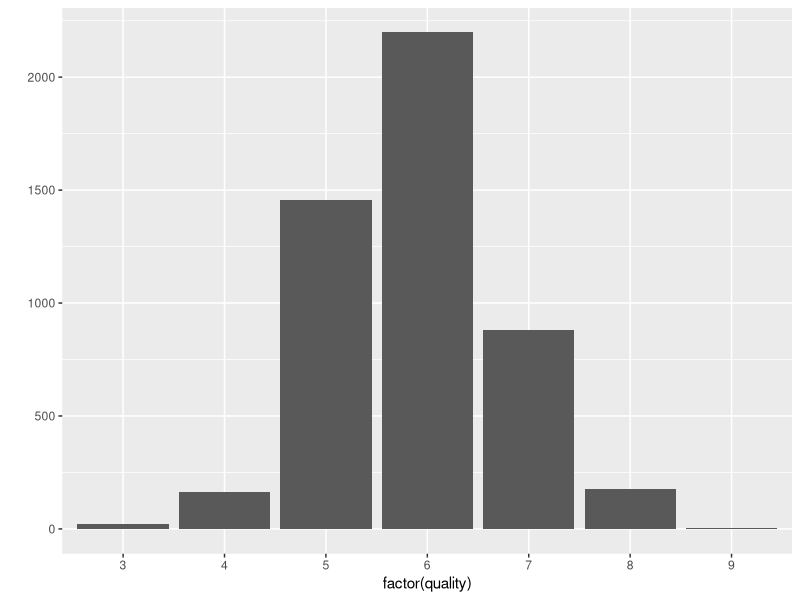
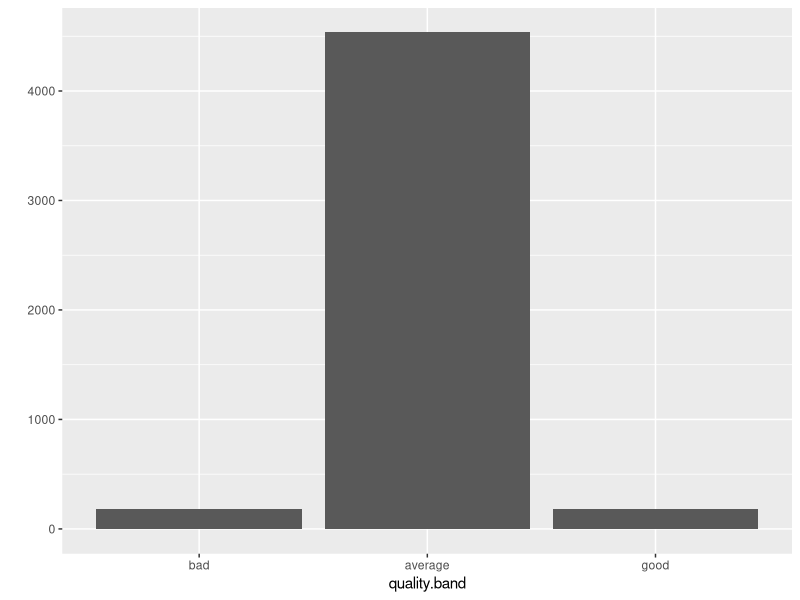
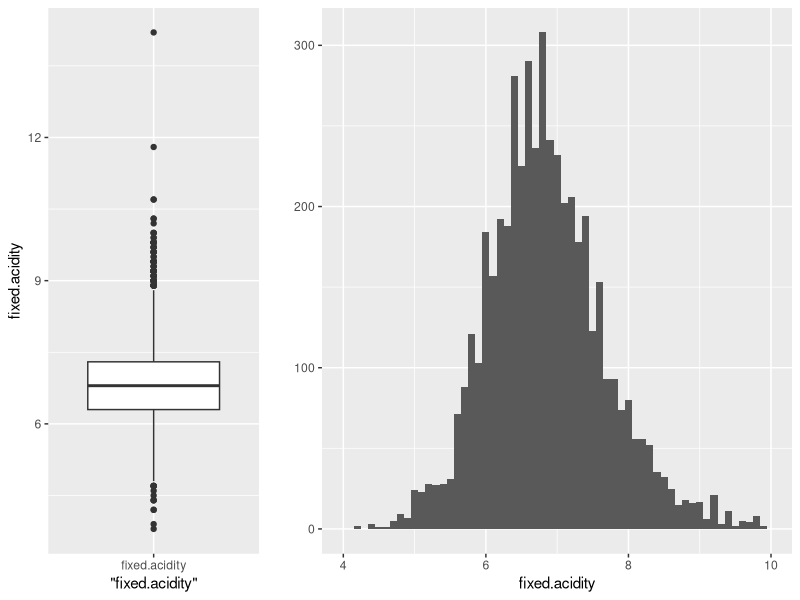
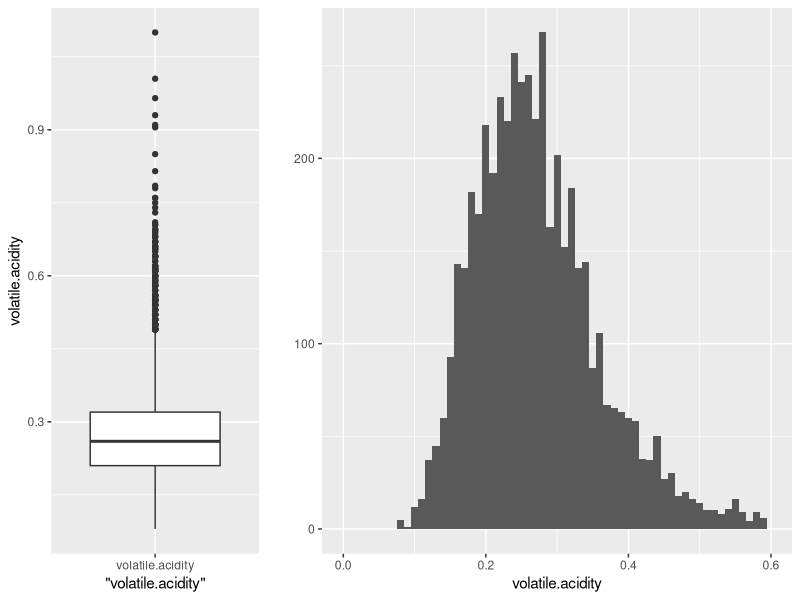
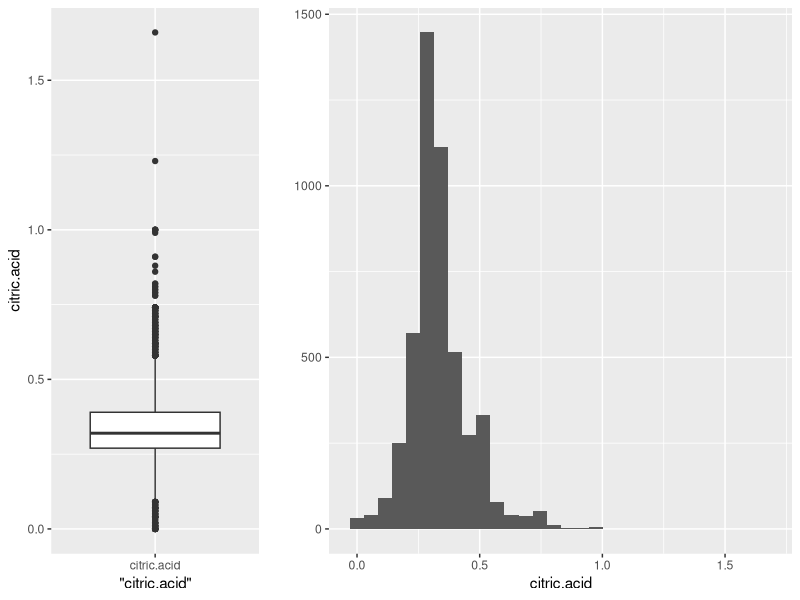
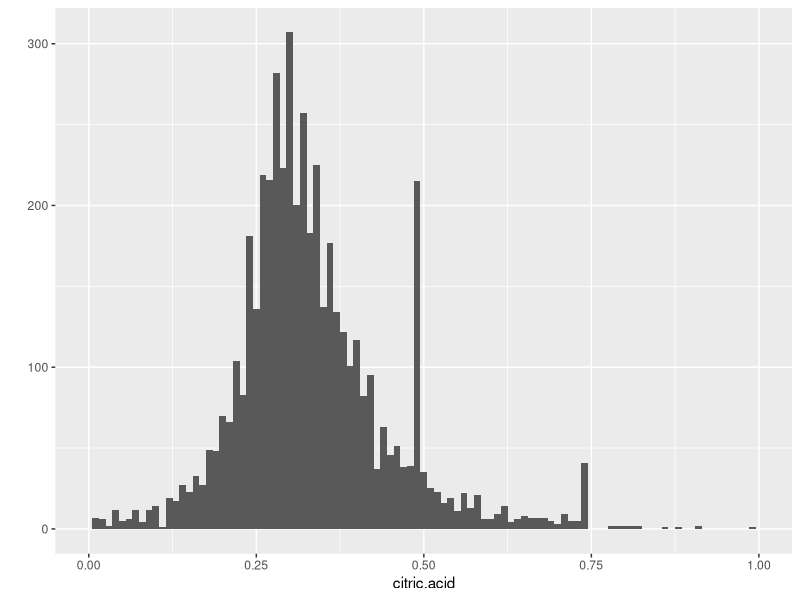
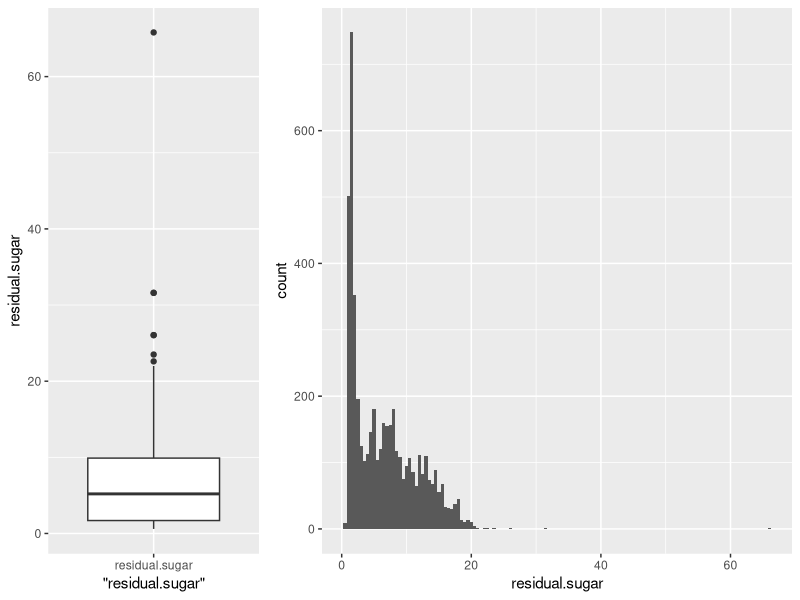
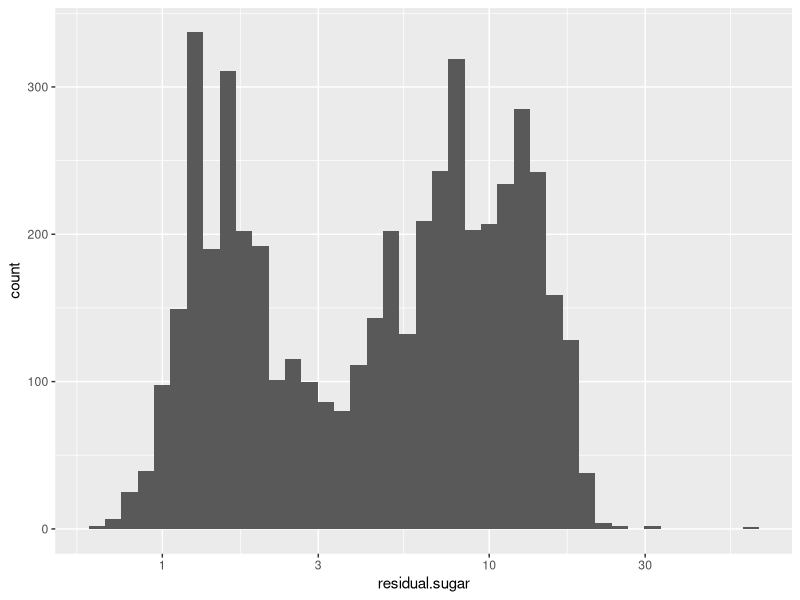

Here is the R script that generated these plots, in order:
## ---- chunk 1
# Load all of the packages that you end up using
# in your analysis in this code chunk.

# Notice that the parameter "echo" was set to FALSE for this code chunk.
# This prevents the code from displaying in the knitted HTML output.
# You should set echo=FALSE for all code chunks in your file.
library(ggplot2)
library(gridExtra)
library(GGally)
library(grid)
## ---- chunk 2
# Load the Data
setwd('/Users/Helen/jobs/Udacity/Data Analyst/Data Analysis with R/final')
white_wine <- read.csv("wineQualityWhites.csv")
## ---- chunk 3
dim(white_wine) 
str(white_wine)
summary(white_wine)
## ---- chunk 4
white_wine$bound.sulfur.dioxide = white_wine$total.sulfur.dioxide - white_wine$free.sulfur.dioxide
## ---- chunk 5
white_wine$quality.band <- ifelse(white_wine$quality < 5, 'bad', ifelse(
  white_wine$quality < 8, 'average', 'good'))
white_wine$quality.band <- ordered(white_wine$quality.band,
                     levels = c('bad', 'average', 'good'))
## ---- chunk 6
qplot(x=factor(quality), data=white_wine)

summary(white_wine$quality)
## ---- chunk 7
qplot(x=quality.band, data=white_wine)

summary(white_wine$quality.band)
## ---- chunk 8
box_fixed.acidity <- qplot(data=white_wine,x="fixed.acidity",y=fixed.acidity,
               geom="boxplot")

plot_fixed.acidity <- qplot(x=fixed.acidity, data=white_wine,binwidth=0.1) + 
  scale_x_continuous(limits=c(4,10))

grid.arrange(box_fixed.acidity,plot_fixed.acidity, ncol = 2, widths=1:2)
summary(white_wine$fixed.acidity)
## ---- chunk 9
box_1 <- qplot(data=white_wine,x="volatile.acidity",y=volatile.acidity,
               geom="boxplot")

plot_volatile.acidity <- qplot(x=volatile.acidity, 
                               data=white_wine,binwidth=0.01) + 
  scale_x_continuous(limits=c(0,0.6))

grid.arrange(box_1, plot_volatile.acidity,ncol = 2,  widths=1:2)
summary(white_wine$volatile.acidity)
## ---- chunk 10
box_1 <- qplot(data=white_wine,x="citric.acid",y=citric.acid,
               geom="boxplot")
citric_acid_1 = qplot(x=citric.acid, data=white_wine)
grid.arrange(box_1,citric_acid_1,ncol = 2, widths=1:2) 
summary(white_wine$citric.acid)
## ---- chunk 11
qplot(x=citric.acid, data=white_wine,binwidth=0.01) + scale_x_continuous(limits=c(0,1))
summary(white_wine$citric.acid)
## ---- chunk 12
p0 <- qplot(data=white_wine,x="residual.sugar",y=residual.sugar,
               geom="boxplot")
p1 <- ggplot(white_wine, aes(residual.sugar)) + 
  geom_histogram(binwidth=0.5)
grid.arrange(p0, p1,ncol = 2, widths=1:2) 
## ---- chunk 13
ggplot(white_wine, aes(residual.sugar)) + 
  geom_histogram(binwidth=0.05) + 
  scale_x_log10()
summary(white_wine$residual.sugar)
## ---- chunk 14
p0 <- qplot(data=white_wine,x="chlorides",y=chlorides,
               geom="boxplot")
p1 <- ggplot(white_wine, aes(chlorides)) +
  geom_histogram(binwidth=0.002) + scale_x_continuous(limits=c(0,0.1))
grid.arrange(p0, p1,ncol = 2, widths=1:2) 
summary(white_wine$chlorides)
## ---- chunk 15
p0 <- qplot(data=white_wine,x="free.sulfur.dioxide",y=free.sulfur.dioxide,
               geom="boxplot")
p1 <- qplot(x=free.sulfur.dioxide, data=white_wine,binwidth=1) + 
  scale_x_continuous(limits=c(0,100))
grid.arrange(p0, p1,ncol = 2, widths=1:2) 
summary(white_wine$free.sulfur.dioxide)
## ---- chunk 16
p0 <- qplot(data=white_wine,x="total.sulfur.dioxide",y=total.sulfur.dioxide,
               geom="boxplot")
p1 <- qplot(x=total.sulfur.dioxide, data=white_wine,binwidth=10) +
  scale_x_continuous(limits=c(0,300))
grid.arrange(p0, p1,ncol = 2, widths=1:2) 
summary(white_wine$total.sulfur.dioxide)
## ---- chunk 17
p0 <- qplot(data=white_wine,x="bound.sulfur.dioxide",y=bound.sulfur.dioxide,
               geom="boxplot")
p1 <- qplot(x=bound.sulfur.dioxide, data=white_wine,binwidth=5) +
  scale_x_continuous(limits=c(0,300))
grid.arrange(p0, p1,ncol = 2, widths=1:2) 
summary(white_wine$bound.sulfur.dioxide)
## ---- chunk 18
p0 <- qplot(data=white_wine,x="density",y=density,
               geom="boxplot")
p1 <- qplot(x=density, data=white_wine,binwidth=0.0005)+
  scale_x_continuous(limits=c(0.985,1.01))
grid.arrange(p0, p1,ncol = 2, widths=1:2) 
summary(white_wine$density)
## ---- chunk 19
p0 <- qplot(data=white_wine,x="pH",y=pH,
               geom="boxplot")
p1 <- qplot(x=pH, data=white_wine,binwidth=0.01)
grid.arrange(p0, p1,ncol = 2, widths=1:2)
summary(white_wine$pH)
## ---- chunk 20
p0 <- qplot(data=white_wine,x="sulphates",y=sulphates,
               geom="boxplot")
p1 <- qplot(x=sulphates, data=white_wine,binwidth=0.01)
grid.arrange(p0, p1,ncol = 2, widths=1:2)
summary(white_wine$sulphates)
## ---- chunk 21
p0 <- qplot(data=white_wine,x="alcohol",y=alcohol,
               geom="boxplot")
p1 <- qplot(x=alcohol, data=white_wine,binwidth=0.05)
grid.arrange(p0, p1,ncol = 2, widths=1:2)
summary(white_wine$alcohol)
## ---- chunk 22
plot_wine <- white_wine[2:14]
#round(cor(plot_wine),3)
#ggcorr(plot_wine,nbreaks = 8, label = TRUE)
ggcorr(plot_wine, geom = "blank", label = TRUE, hjust = 0.75) +
  geom_point(size = 10, aes(color = coefficient > 0, 
                            alpha = abs(coefficient) > 0.29)) +
  scale_alpha_manual(values = c("TRUE" = 0.25, "FALSE" = 0)) +
  guides(color = FALSE, alpha = FALSE)
## ---- chunk 23
#ggpairs(plot_wine,
#       lower = list(continuous = wrap("points",shape=I('.'))),
#       upper = list(combo = wrap("box", outlier.shape = I('.'))))

## ---- chunk 24
get_combined_plots_with_quality <- function(feature,jitter,label,min_val,
                                            max_val) {
  p1 <- ggplot(white_wine, aes(factor(quality),feature)) + geom_boxplot()+
    ylab(label)
  p2 <- ggplot(white_wine, aes(quality.band,feature)) + geom_boxplot()+
    ylab(label)
  p3 <- ggplot(aes(x=feature, y=quality),data=white_wine) + 
    geom_jitter(alpha=jitter) + geom_smooth(size=1,se=FALSE,method="lm") +
    xlab(label)
  if(!missing(min_val) & !missing(max_val)){
    p3 <- p3 + scale_x_continuous(limits=c(min_val, max_val))
  }
  grid.arrange(arrangeGrob(p1, p2, ncol=2), p3,ncol=2)
}
get_combined_plots_with_quality(white_wine$alcohol,0.2,"alcohol")
## ---- chunk 25
round(cor(white_wine$alcohol, white_wine$quality),3)
## ---- chunk 26
get_combined_plots_with_quality(white_wine$pH,0.2,"pH")
## ---- chunk 27
round(cor(white_wine$pH, white_wine$quality),3)
## ---- chunk 28
get_combined_plots_with_quality(white_wine$volatile.acidity,0.2,
                                "volatile.acidity")
## ---- chunk 29
round(cor(white_wine$volatile.acidity, white_wine$quality),3)
## ---- chunk 30
get_combined_plots_with_quality(white_wine$density,0.1,"density",0.985,1.005)
## ---- chunk 31
round(cor(white_wine$density, white_wine$quality),3)
## ---- chunk 32
get_combined_plots_with_quality(white_wine$chlorides,0.1,"chlorides",0,0.1)
## ---- chunk 33
round(cor(white_wine$chlorides, white_wine$quality),3)
## ---- chunk 34
get_combined_plots_with_quality(white_wine$residual.sugar,0.1,
                                "residual.sugar",0,25)
## ---- chunk 35
round(cor(white_wine$residual.sugar, white_wine$quality),3)
## ---- chunk 36
get_combined_plots_with_quality(white_wine$total.sulfur.dioxide,0.1,
                                "total.sulfur.dioxide",0,300)
## ---- chunk 37
round(cor(white_wine$total.sulfur.dioxide, white_wine$quality),3)
## ---- chunk 38
get_combined_plots_with_quality(white_wine$bound.sulfur.dioxide,0.1,
                                "bound.sulfur.dioxide",0,200)
## ---- chunk 39
round(cor(white_wine$bound.sulfur.dioxide, white_wine$quality),3)
## ---- chunk 40
p7 <- ggplot(aes(x=log10(bound.sulfur.dioxide), y=quality),
             data=white_wine) + geom_jitter(alpha=0.1) + 
  geom_smooth(se=FALSE, method="lm")

p8 <- ggplot(aes(x=log10(total.sulfur.dioxide),y=quality),
             data=white_wine) + geom_jitter(alpha=0.1) + 
  geom_smooth(se=FALSE,method="lm")

grid.arrange(p7,p8,ncol=1)
## ---- chunk 41
p1<-ggplot(aes(x=density, y=alcohol),data=white_wine) + 
  geom_jitter(alpha=0.1) + geom_smooth(se=FALSE) +
  scale_x_continuous(limits=c(0.985,1.01))

p2<-ggplot(aes(x=residual.sugar, y=alcohol),data=white_wine) + 
  geom_jitter(alpha=0.1) + geom_smooth(se=FALSE) +
  scale_x_continuous(limits=c(0,20))

grid.arrange(p1,p2,ncol=2)

print(paste("Correlation value of alcohol & density:",
            round(cor(white_wine$density, white_wine$alcohol),3)))
print(paste("Correlation value of alcohol & residual.sugar:",
            round(cor(white_wine$residual.sugar, white_wine$alcohol),3)))
## ---- chunk 42
p1<-ggplot(aes(x=chlorides, y=alcohol),data=white_wine) +  
  geom_jitter(alpha=0.1)+ geom_smooth(se=FALSE) +
  scale_x_continuous(limits=c(0,0.15))

p2<-ggplot(aes(x=free.sulfur.dioxide, y=alcohol),data=white_wine) +  
  geom_jitter(alpha=0.1)+ geom_smooth(se=FALSE) +
  scale_x_continuous(limits=c(0,100))

p3<-ggplot(aes(x=bound.sulfur.dioxide, y=alcohol),data=white_wine) +  
  geom_jitter(alpha=0.1)+ geom_smooth(se=FALSE) +
  scale_x_continuous(limits=c(0,200))

p4<-ggplot(aes(x=total.sulfur.dioxide, y=alcohol),data=white_wine) +  
  geom_jitter(alpha=0.1) + geom_smooth(se=FALSE) +
  scale_x_continuous(limits=c(0,300))

grid.arrange(p1,p2,p3,p4,ncol=2)
## ---- chunk 43
print(paste("Correlation value of alcohol & chlorides:",
            round(cor(white_wine$chlorides, white_wine$alcohol),3)))
print(paste("Correlation value of alcohol & free.sulfur.dioxide:",
            round(cor(white_wine$free.sulfur.dioxide, white_wine$alcohol),3)))
print(paste("Correlation value of alcohol & bound.sulfur.dioxide:",
            round(cor(white_wine$bound.sulfur.dioxide, white_wine$alcohol),3)))
print(paste("Correlation value of alcohol & total.sulfur.dioxide:",
            round(cor(white_wine$total.sulfur.dioxide, white_wine$alcohol),3)))

## ---- chunk 44
ggplot(aes(x=fixed.acidity, y=pH),data=white_wine) +  
  geom_jitter(alpha=0.1) + geom_smooth(se=FALSE)
## ---- chunk 45
p1 <- ggplot(aes(x=citric.acid, y=pH),data=white_wine) +  
  geom_jitter(alpha=0.1)+ geom_smooth(se=FALSE) +
  scale_x_continuous(limits=c(0,1))

p2 <- ggplot(aes(x=volatile.acidity, y=pH),data=white_wine) +  
  geom_jitter(alpha=0.1)+ geom_smooth(se=FALSE)+
  scale_x_continuous(limits=c(0,0.9))

grid.arrange(p1,p2,ncol=2)
## ---- chunk 46
print(paste("Correlation value of pH & fixed.acidity:",
            round(cor(white_wine$fixed.acidity, white_wine$pH),3)))
print(paste("Correlation value of pH & citric.acid:",
            round(cor(white_wine$citric.acid, white_wine$pH),3)))
print(paste("Correlation value of pH & volatile.acidity:",
            round(cor(white_wine$volatile.acidity, white_wine$pH),3)))
## ---- chunk 47
p1<-ggplot(aes(x=fixed.acidity, y=density),data=white_wine) +  
  geom_jitter(alpha=0.1) + scale_x_continuous(limits=c(4.5, 10.5)) +
  geom_smooth(se=FALSE) + scale_y_continuous(limits=c(0.985, 1.01))

p2<-ggplot(aes(x=residual.sugar, y=density),data=white_wine) +  
  geom_jitter(alpha=0.1) + scale_x_continuous(limits=c(0, 20)) +
  geom_smooth(se=FALSE) + scale_y_continuous(limits=c(0.985, 1.01))

p3<-ggplot(aes(x=total.sulfur.dioxide, y=density),data=white_wine) +  
  geom_jitter(alpha=0.1) + scale_x_continuous(limits=c(0, 250)) +
  geom_smooth(se=FALSE) + scale_y_continuous(limits=c(0.985, 1.01))

p4<-ggplot(aes(x=alcohol, y=density),data=white_wine) +  
  geom_jitter(alpha=0.1) + geom_smooth(se=FALSE) + 
  scale_y_continuous(limits=c(0.985, 1.01))

grid.arrange(p1,p2,p3,p4,ncol=2)
## ---- chunk 48
print(paste("Correlation value of density & fixed.acidity:",
            round(cor(white_wine$fixed.acidity, white_wine$density),3)))
print(paste("Correlation value of density & residual.sugar:",
            round(cor(white_wine$residual.sugar, white_wine$density),3)))
print(paste("Correlation value of density & total.sulfur.dioxide:",
            round(cor(white_wine$total.sulfur.dioxide, white_wine$density),3)))
print(paste("Correlation value of density & alcohol:",
            round(cor(white_wine$alcohol, white_wine$density),3)))
## ---- chunk 49
p1<- ggplot(aes(x=residual.sugar, y=total.sulfur.dioxide),
            data=white_wine) + geom_jitter(alpha=0.1) +
  scale_x_continuous(limits=c(0,20)) + geom_smooth(se=FALSE) +
  scale_y_continuous(limits=c(0,300))
p2<- ggplot(aes(x=chlorides, y=total.sulfur.dioxide),
            data=white_wine) + geom_jitter(alpha=0.1) + 
  geom_smooth(se=FALSE) + scale_x_continuous(limits=c(0,0.1))+
  scale_y_continuous(limits=c(0,300))
p3<- ggplot(aes(x=bound.sulfur.dioxide, y=total.sulfur.dioxide),
            data=white_wine) + 
  geom_jitter(alpha=0.1) + geom_smooth(se=FALSE)+
  scale_y_continuous(limits=c(0,300)) +
  scale_x_continuous(limits=c(0,250))
p4<- ggplot(aes(x=free.sulfur.dioxide, y=total.sulfur.dioxide),
            data=white_wine) + 
  geom_jitter(alpha=0.1) + geom_smooth(se=FALSE) +
  scale_y_continuous(limits=c(0,300))+
  scale_x_continuous(limits=c(0,100))
grid.arrange(p1,p2,p3,p4,ncol=2)
## ---- chunk 50
print(paste("Correlation value of total.sulfur.dioxide & residual.sugar:",
            round(cor(white_wine$residual.sugar, 
                      white_wine$total.sulfur.dioxide),3)))
print(paste("Correlation value of total.sulfur.dioxide & chlorides:",
            round(cor(white_wine$chlorides, 
                      white_wine$total.sulfur.dioxide),3)))
print(paste("Correlation value of total.sulfur.dioxide & bound.sulfur.dioxide:",
            round(cor(white_wine$bound.sulfur.dioxide, 
                      white_wine$total.sulfur.dioxide),3)))
print(paste("Correlation value of total.sulfur.dioxide & free.sulfur.dioxide:",
            round(cor(white_wine$free.sulfur.dioxide, 
                      white_wine$total.sulfur.dioxide),3)))
## ---- chunk 51
p1<-ggplot(aes(x=fixed.acidity, y=citric.acid),data=white_wine) +  
  geom_jitter(alpha=0.2) + geom_smooth(se=FALSE)+
  scale_y_continuous(limits=c(0,1))+
  scale_x_continuous(limits=c(2.5,12))
p2<-ggplot(aes(x=volatile.acidity, y=citric.acid),data=white_wine) +  
  geom_jitter(alpha=0.2)  + geom_smooth(se=FALSE)+
  scale_y_continuous(limits=c(0,1))+
  scale_x_continuous(limits=c(0,0.9))
grid.arrange(p1,p2,ncol=2)
## ---- chunk 52
print(paste("Correlation value of fixed.acidity & citric.acid:",
            round(cor(white_wine$fixed.acidity, white_wine$citric.acid),3)))
print(paste("Correlation value of volatile.acidity & citric.acid:",
            round(cor(white_wine$volatile.acidity, white_wine$citric.acid),3)))
## ---- chunk 53
ggplot(aes(x=alcohol,y=chlorides,color=factor(quality)),data=white_wine) + 
  geom_jitter(alpha=0.5) + scale_y_continuous(limits=c(0,0.0875)) +
  geom_smooth(se=FALSE, method="lm",size=0.5) + scale_colour_brewer(palette = "Greens")
## ---- chunk 54
ggplot(aes(x=alcohol,y=chlorides,color=factor(quality)),
            data=subset(white_wine,quality.band!="average")) +
  geom_jitter(alpha=0.5) + scale_y_continuous(limits =c(0,0.0875)) +
  geom_smooth(se=FALSE, method="lm",size=1)
## ---- chunk 55
for (quality_score in c(3,4,5,6,7,8,9)){
  subset_wine = subset(white_wine,quality==quality_score)
  print(paste("Quality",quality_score,":",
              round(cor(subset_wine$chlorides, subset_wine$alcohol),3) ))
}
## ---- chunk 56
for (quality_band in c("bad","average","good")){
  subset_wine = subset(white_wine,quality.band==quality_band)
  print(paste("Quality Band",quality_band,":",
              round(cor(subset_wine$chlorides, subset_wine$alcohol),3) ))
}
## ---- chunk 57
p1 <- ggplot(aes(x=citric.acid,y=fixed.acidity,color=factor(quality)),
             data=white_wine) + geom_point(alpha=0.5,size=1)  + 
  scale_x_continuous(limits=c(0,0.9)) + 
  scale_y_continuous(limits=c(4,10)) +
  facet_wrap(~quality.band) + 
  geom_smooth(se=FALSE,method="lm",size=0.8)  + 
  scale_colour_brewer(palette = "Set1")

p2<- ggplot(aes(x=citric.acid,y=fixed.acidity,color=quality.band),
            data=subset(white_wine,quality.band!="average")) +
  geom_jitter(alpha=0.5) + scale_x_continuous(limits=c(0,1.0)) +
  geom_smooth(se=FALSE,method="lm",size=0.8) + 
  scale_colour_brewer(palette = "Set1")

grid.arrange(p1,p2,ncol=1)
## ---- chunk 58
for (quality_score in c(3,4,5,6,7,8,9)){
  subset_wine = subset(white_wine,quality==quality_score)
  print(paste("Quality",quality_score,":",
              round(cor(subset_wine$citric.acid, subset_wine$fixed.acidity),3)))
}
## ---- chunk 59
for (quality_band in c("bad","average","good")){
  subset_wine = subset(white_wine,quality.band==quality_band)
  print(paste("Quality Band",quality_band,":",
              round(cor(subset_wine$citric.acid, subset_wine$fixed.acidity),3)))
}
## ---- chunk 60
p1<- ggplot(aes(x=fixed.acidity,y=pH,color=quality.band),data=white_wine) + 
  geom_jitter(alpha=0.2) + geom_smooth(se=FALSE,method="lm",size=0.8)

p2<- ggplot(aes(x=fixed.acidity,y=pH,color=quality.band),
            data=subset(white_wine,quality.band!="average")) + 
  geom_jitter(alpha=0.5) + geom_smooth(se=FALSE,method="lm",size=0.8)

grid.arrange(p1,p2,ncol=1)
## ---- chunk 61
for (quality_score in c(3,4,5,6,7,8,9)){
  subset_wine = subset(white_wine,quality==quality_score)
  print(paste("Quality",quality_score,":",
              round(cor(subset_wine$pH, subset_wine$fixed.acidity),3) ))
}
## ---- chunk 62
for (quality_band in c("bad","average","good")){
  subset_wine = subset(white_wine,quality.band==quality_band)
  print(paste("Quality Band",quality_band,":",
              round(cor(subset_wine$pH, subset_wine$fixed.acidity),3) ))
}
## ---- chunk 63
ggplot(aes(x=bound.sulfur.dioxide,y=total.sulfur.dioxide,
               color=quality.band),data=white_wine) + 
  geom_point(alpha=0.5, size = 1) + 
  geom_smooth(method=lm,se=FALSE,size=0.5) +
  scale_x_continuous(limits=c(0,200))  + 
  scale_y_continuous(limits=c(0,300))
## ---- chunk 64
for (quality_band in c("bad","average","good")){
  subset_wine = subset(white_wine,quality.band==quality_band)
  print(paste("Quality Band",quality_band,":",
              round(cor(subset_wine$total.sulfur.dioxide,
                        subset_wine$bound.sulfur.dioxide),3) ))
}
## ---- chunk 65
ggplot(aes(x=free.sulfur.dioxide,y=total.sulfur.dioxide,
               color=quality.band),data=subset(white_wine,quality.band!="")) + 
  geom_point(alpha=0.5, size = 1) + 
  geom_smooth(method=lm,se=FALSE,size=0.5) +
  scale_x_continuous(limits=c(0,100))  + 
  scale_y_continuous(limits=c(0,300))
## ---- chunk 66
for (quality_band in c("bad","average","good")){
  subset_wine = subset(white_wine,quality.band==quality_band)
  print(paste("Quality Band",quality_band,":",
              round(cor(subset_wine$total.sulfur.dioxide,
                        subset_wine$free.sulfur.dioxide),3) ))
}
## ---- chunk 67
p1<-ggplot(aes(x=volatile.acidity,y=fixed.acidity,color=quality.band),
           data=white_wine) + 
  geom_point(alpha=0.5,size=1) + 
  scale_y_log10() + 
  scale_x_continuous(limits=c(0,0.8)) +
  geom_smooth(se=FALSE,method="lm",size=0.8)

p2<- ggplot(aes(x=volatile.acidity,y=fixed.acidity,color=quality.band),
            data=subset(white_wine,quality.band!="average")) +
  geom_jitter(alpha=0.5) + 
  geom_smooth(se=FALSE,method="lm",size=0.8)

grid.arrange(p1,p2,ncol=1)
## ---- chunk 68
for (quality_band in c("bad","average","good")){
  subset_wine = subset(white_wine,quality.band==quality_band)
  print(paste("Quality Band",quality_band,":",
              round(cor(subset_wine$fixed.acidity,
                        subset_wine$volatile.acidity),3) ))
}
## ---- chunk 69
p1<-ggplot(aes(x=density,y=residual.sugar,color=quality.band),data=white_wine)+ 
  geom_jitter(alpha=0.2) + scale_x_continuous(limits=c(0.985,1)) + 
  scale_y_log10() + geom_smooth(se=FALSE,method="lm",size=0.8)

p2<- ggplot(aes(x=density,y=residual.sugar,color=quality.band),
            data=subset(white_wine,quality.band!="average")) + 
  geom_jitter(alpha=0.5) + 
  geom_smooth(se=FALSE,method="lm",size=0.8)

grid.arrange(p1,p2,ncol=1)
## ---- chunk 70
for (quality_band in c("bad","average","good")){
  subset_wine = subset(white_wine,quality.band==quality_band)
  print(paste("Quality Band",quality_band,":",
              round(cor(subset_wine$residual.sugar,
                        subset_wine$density),3) ))
}
## ---- chunk 71
p1 <- ggplot(data = white_wine, aes(x = factor(quality), y = alcohol,
                                    fill = quality.band)) +
  geom_boxplot(show.legend = FALSE)  + xlab('Quality') + 
  ylab('Alcohol (% Volume)')

p2<-ggplot(data = white_wine, aes(x = quality.band, y = alcohol,
                                  fill = quality.band)) +
  geom_boxplot(show.legend = FALSE)  + xlab('Quality Band') + ylab('')

grid.arrange(p1,p2,ncol=2,
             top=textGrob("Alcohol Levels vs. White Wine Qualities",
                          gp=gpar(fontsize=15,font=8)))
## ---- chunk 72
ggplot(aes(x=residual.sugar,y=density,color=factor(quality)),
       data=subset(white_wine,quality.band!="average")) +
  geom_point(alpha=0.5, size = 2) + 
  geom_smooth(method=lm,se=FALSE,size=0.5) + 
  ggtitle('Residual Sugar vs. Density Across Good and Bad Wines') + 
  ylab('Density (g/cm^3)') + xlab('Residual Sugar (g/dm^3)')

## ---- chunk 73
ggplot(aes(x=fixed.acidity,y=pH,color=quality.band),
       data=subset(white_wine,quality.band!="average")) +
  geom_jitter(alpha=0.5) + geom_smooth(method = "lm", se = FALSE,size=1) +
  ggtitle('Fixed Acidity vs. PH Across Good and Bad Wines') + 
  ylab('PH') + xlab('Fixed Acidity (g/dm^3)')
